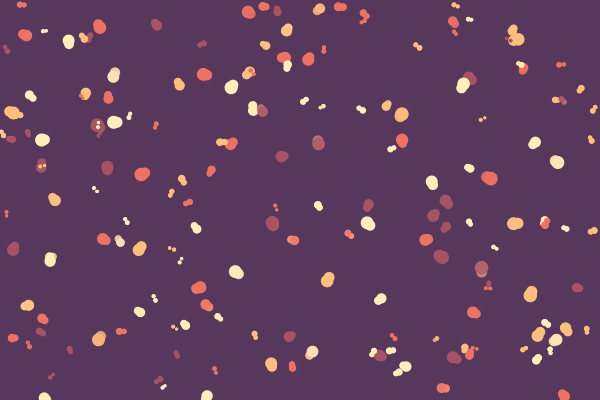
Frame 1 (no input)
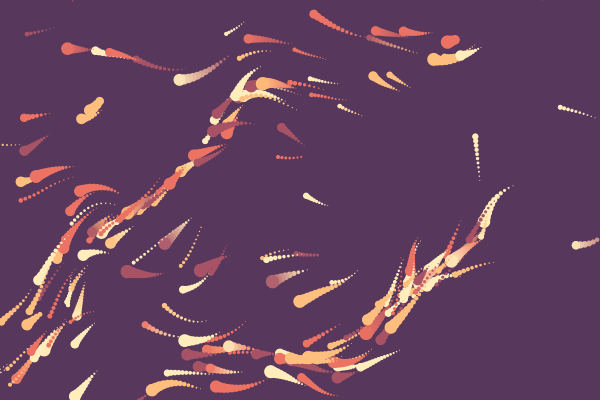
Frame 60 (the mouse pressed at the canvas centre just before this capture)
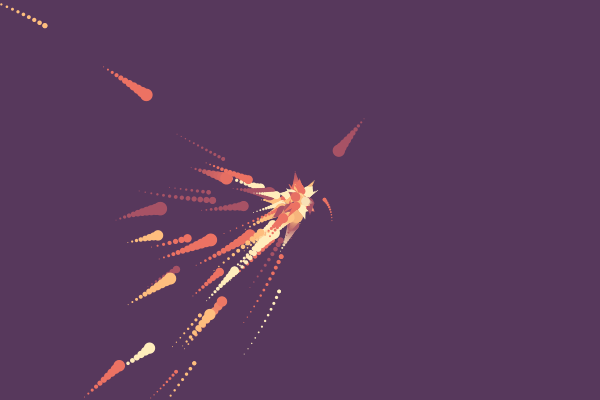
Frame 120 (the mouse held since frame 60 and released just before this capture)

The Processing sketch that drew these frames (run headless with seeded random() and noise(); from frame 60 on, the mouse is pressed at the canvas centre):

// Processing sketch: processing_155267
// ── processing_155267.pde

/*----------------------------------
 
 Copyright by Diana Lange 2014
 Don't use without any permission. Creative Commons: Attribution Non-Commercial.
 
 mail: kontakt@diana-lange.de
 web: diana-lange.de
 facebook: https://www.facebook.com/DianaLangeDesign
 flickr: http://www.flickr.com/photos/dianalange/collections/
 tumblr: http://dianalange.tumblr.com/
 twitter: http://twitter.com/DianaOnTheRoad
 vimeo: https://vimeo.com/dianalange/videos
 
 -----------------------------------*/

ArrayList <Mover> bouncers;

int bewegungsModus = 1;
// 0 = BOUNCE
// 1 = NOISE
// 2 = STEER
// 3 = SEEK
// 4 = RADIAL

void setup ()
{
  size (600, 400);

  bouncers = new ArrayList ();

  for (int i = 0; i < 180; i++)
  {
    Mover newMover = new Mover();
    bouncers.add (newMover);
  }

  frameRate (30);
}

void draw ()
{
  background (#57385c);

  // SCHWARM -----------

  for (int i = 0; i < bouncers.size (); i++)
  {
    Mover m = bouncers.get (i);
    m.update (bewegungsModus);
  }
}

class Fish
{
  PVector [] location;
  float ellipseSize;

  color c1;
  color c2;

  Fish (float x, float y)
  {
    setRandomColor ();

    location = new PVector [round (random (8, 15))];
    location[0] = new PVector (x, y);

    for (int i = 1; i < location.length; i++)
    {
      location[i] = location[0].get ();
    }
    ellipseSize = random (6, 40);
  }

  // GET ------------------------------

  float getSize ()
  {
    return ellipseSize;
  }

  PVector getHead ()
  {
    return location [location.length-1].get();
  }

  PVector getTail ()
  {
    return location [0].get();
  }

  // SET ---------------------

  void setColor (color c)
  {
    c1 = c2 = c;
  }

  void setColor (color C1, color C2)
  {
    c1 = C1;
    c2 = C2;
  }

  void setRandomColor ()
  {
    int colorDice = (int) random (4);

    if (colorDice == 0) c1 = #ffedbc;
    else if (colorDice == 1) c1 = #A75265;
    else if (colorDice == 2) c1 = #ec7263;
    else c1 = #febe7e;

    float dice = random (100);
    if (dice < 25)
    {
      colorDice = (int) random (4);

      if (colorDice == 0) c2 = #ffedbc;
      else if (colorDice == 1) c2 = #A75265;
      else if (colorDice == 2) c2 = #ec7263;
      else c2 = #febe7e;
    }
    else c2 = c1;
  }

  void setHead (PVector pos)
  {
    location [location.length-1]= pos.get();

    updateBody ();
  }

  // HELPERS ---------------

  void updateBody ()
  {
    for (int i = 0; i < location.length-1; i++)
    {
      location [i] = location [i+1];
    }
  }

  void resetBody ()
  {
    for (int i = 0; i < location.length-1; i++)
    {
      location [i] = location [location.length-1].get();
    }
  }

  // DISPLAY --------------------

  void display ()
  {
    noStroke();
    for (int i = 0; i < location.length; i++)
    {
      color c = lerpColor (c1, c2, map (i, 0, location.length, 1, 0 ) );
      float s = map (i, 0, location.length, 1, ellipseSize  );

      fill (c);
      ellipse (location[i].x, location [i].y, s, s);
    }
  }
}

class Mover
{
  PVector direction;

  float speed;
  float SPEED;

  float noiseScale;
  float noiseStrength;
  float forceStrength;

  Fish f;

  Mover () // Konstruktor = setup der Mover Klasse
  {
    setRandomValues();
  }

  Mover (float x, float y) // Konstruktor = setup der Mover Klasse
  {
    setRandomValues ();
    f.setHead (new PVector (x, y));
    f.resetBody();
  }

  // SET ---------------------------

  void setRandomValues ()
  {
    f = new Fish (random (width), random (height));
    f.ellipseSize = random (4, 15);

    float angle = random (TWO_PI);
    direction = new PVector (cos (angle), sin (angle));

    speed = random (4, 7);
    SPEED = speed;
    noiseScale = 80;
    noiseStrength = 1;
    forceStrength = random (0.1, 0.2);
  }

  void setColor (color c)
  {
    f.setColor (c);
  }

  void setColor (color c1, color c2)
  {
    f.setColor (c1, c2);
  }

  void setFishSize (float s)
  {
    f.ellipseSize = s;
  }

  // GET --------------------------------

  float getSize ()
  {
    return f.getSize();
  }

  PVector getLocation ()
  {
    return f.getHead();
  }

  // GENEREL ------------------------------

  void update ()
  {
    update (0);
  }

  void update (int mode)
  {
    if (mode == 0) // bouncing ball
    {
      speed = SPEED * 0.7;
      move();
      checkEdgesAndBounce();
    }
    else if (mode == 1) // noise
    {
      speed = SPEED * 0.7;
      addNoise ();
      move();
      checkEdgesAndRelocate ();
    }
    else if (mode == 2) // steer
    {
      steer (mouseX, mouseY);
      move();
    }
    else if (mode == 3) // seek
    {
      speed = SPEED * 0.7;
      seek (mouseX, mouseY);
      move();
    }
    else // radial
    {
      speed = SPEED * 0.7;
      addRadial ();
      move();
      checkEdges();
    }

    display();
  }

  // HOW TO MOVE ----------------------------

  void steer (float x, float y)
  {
    steer (x, y, 1);
  }

  void steer (float x, float y, float strength)
  {
    PVector location = f.getHead();

    float angle = atan2 (y-location.y, x -location.x);

    PVector force = new PVector (cos (angle), sin (angle));
    force.mult (forceStrength * strength);

    direction.add (force);
    direction.normalize();

    float currentDistance = dist (x, y, location.x, location.y);

    if (currentDistance < 70)
    {
      speed = map (currentDistance, 0, 70, 0, SPEED);
    }
    else speed = SPEED;
  }

  void seek (float x, float y)
  {
    seek (x, y, 1);
  }

  void seek (float x, float y, float strength)
  {
    PVector location = f.getHead();

    float angle = atan2 (y-location.y, x -location.x);

    PVector force = new PVector (cos (angle), sin (angle));
    force.mult (forceStrength * strength);

    direction.add (force);
    direction.normalize();
  }

  void addRadial ()
  {
    PVector location = f.getHead();

    float m = noise (frameCount / (2*noiseScale));
    m = map (m, 0, 1, - 1.2, 1.2);

    float maxDistance = m * dist (0, 0, width/2, height/2);
    float distance = dist (location.x, location.y, width/2, height/2);

    float angle = map (distance, 0, maxDistance, 0, TWO_PI);

    PVector force = new PVector (cos (angle), sin (angle));
    force.mult (forceStrength);

    direction.add (force);
    direction.normalize();
  }

  void addNoise ()
  {
    PVector location = f.getHead();

    float noiseValue = noise (location.x /noiseScale, location.y / noiseScale, frameCount / noiseScale);
    noiseValue*= TWO_PI * noiseStrength;

    PVector force = new PVector (cos (noiseValue), sin (noiseValue));
    //Processing 2.0:
    //PVector force = PVector.fromAngle (noiseValue);
    force.mult (forceStrength);
    direction.add (force);
    direction.normalize();
  }

  // MOVE -----------------------------------------

  void move ()
  {
    PVector location = f.getHead();

    PVector velocity = direction.get();
    velocity.mult (speed);
    location.add (velocity);

    f.setHead (location);
  }

  // CHECK --------------------------------------------------------

  void checkEdgesAndRelocate ()
  {
    PVector location = f.getTail();
    float diameter = f.getSize();

    if (location.x < -diameter/2)
    {
      location.x = random (-diameter/2, width+diameter/2);
      location.y = random (-diameter/2, height+diameter/2);

      f.setHead (location);
      f.resetBody ();
    }
    else if (location.x > width+diameter/2)
    {
      location.x = random (-diameter/2, width+diameter/2);
      location.y = random (-diameter/2, height+diameter/2);

      f.setHead (location);
      f.resetBody ();
    }

    if (location.y < -diameter/2)
    {
      location.x = random (-diameter/2, width+diameter/2);
      location.y = random (-diameter/2, height+diameter/2);
      f.setHead (location);
      f.resetBody ();
    }
    else if (location.y > height + diameter/2)
    {
      location.x = random (-diameter/2, width+diameter/2);
      location.y = random (-diameter/2, height+diameter/2);
      f.setHead (location);
      f.resetBody ();
    }
  }

  void checkEdges ()
  {
    PVector location = f.getTail();
    float diameter = f.getSize();

    if (location.x < -diameter / 2)
    {
      location.x = width+diameter /2;
      f.setHead (location);
    }
    else if (location.x > width+diameter /2)
    {
      location.x = -diameter /2;
      f.setHead (location);
    }

    if (location.y < -diameter /2)
    {
      location.y = height+diameter /2;
      f.setHead (location);
    }
    else if (location.y > height+diameter /2)
    {
      location.y = -diameter /2;
      f.setHead (location);
    }
  }

  void checkEdgesAndBounce ()
  {
    PVector location = f.getHead();
    float radius = f.getSize() / 2;

    if (location.x < radius )
    {
      location.x = radius ;
      f.setHead (location);
      direction.x = direction.x * -1;
    }
    else if (location.x > width-radius )
    {
      location.x = width-radius ;
      f.setHead (location);
      direction.x *= -1;
    }

    if (location.y < radius )
    {
      location.y = radius ;
      f.setHead (location);
      direction.y *= -1;
    }
    else if (location.y > height-radius )
    {
      location.y = height-radius ;
      f.setHead (location);
      direction.y *= -1;
    }
  }

  // DISPLAY ---------------------------------------------------------------

  void display ()
  {
    f.display();
  }
}



void mousePressed ()
{
  bewegungsModus++;
  if (bewegungsModus > 4) bewegungsModus = 0;
}
